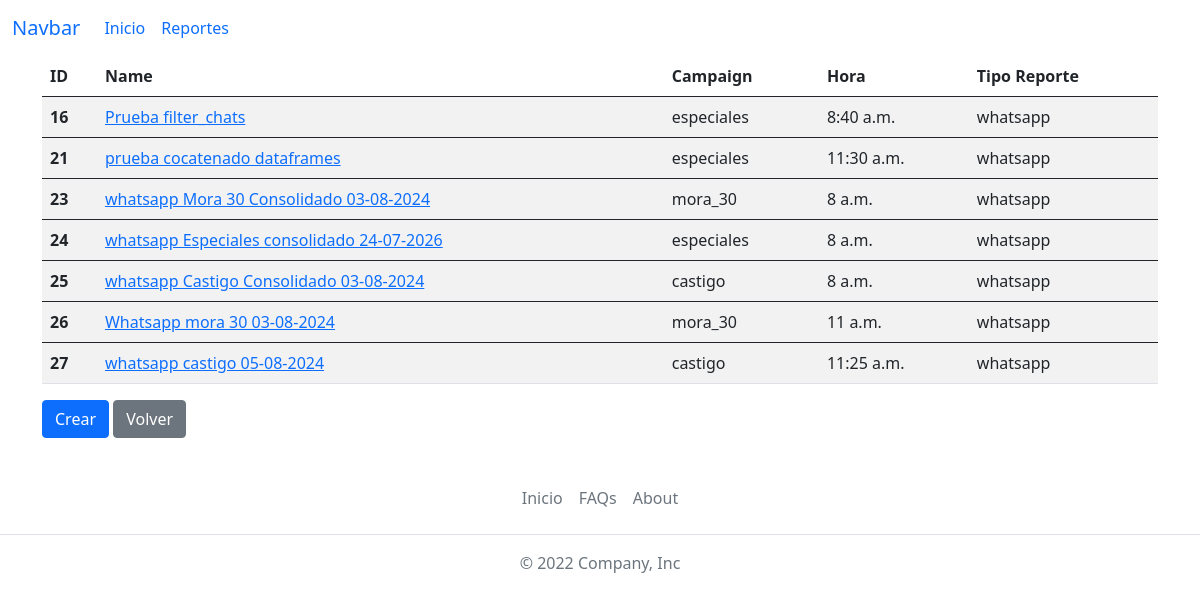
The app's page /reportes/whatsapp, older data.
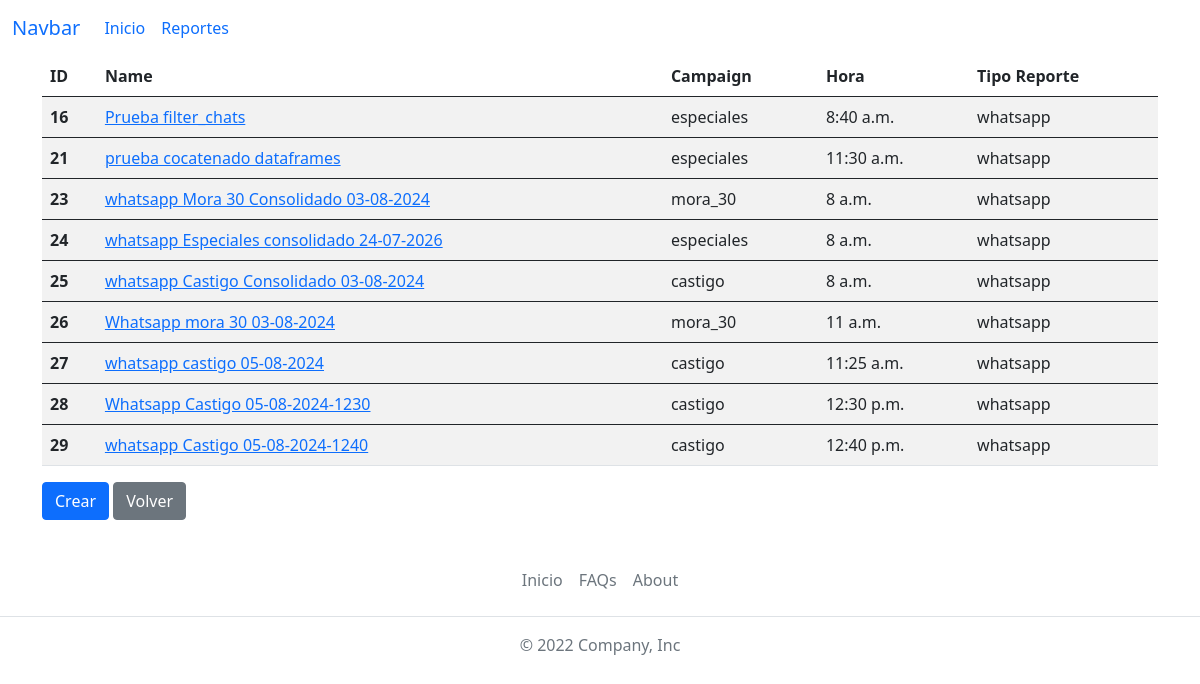
The same page, newer data.
### reportes/models.py (models this page shows, shortened)
class Reporte(models.Model):
    campaigns_list = (
        ('mora_30', 'MORA 30'),
        ('especiales', 'ESPECIALES'),
        ('castigo', 'CASTIGO'),
    )
    name = models.CharField(max_length=100)
    campaign = models.CharField(max_length=15, choices=campaigns_list)
    chats_file = models.FileField(upload_to='files/upload/chats/')
    numero_inicio = models.CharField(max_length=10)
    numero_final = models.CharField(max_length=10)
    hora = models.TimeField()
    report_type = models.ForeignKey(
        TipoReporte, on_delete=models.CASCADE, to_field='name')
    created_at = models.DateTimeField(auto_now_add=timezone.now)

class TipoReporte(models.Model):
    name = models.CharField(max_length=50, unique=True)
    created_at = models.DateTimeField(auto_now_add=timezone.now)
    def __str__(self):
        return self.name

### reportes/views.py (the view)
# urls.py: path('<str:tipo_reporte_name>', views.reporte, name='reporte'),
def reporte(request, tipo_reporte_name):
    reportes = models.Reporte.objects.filter(report_type=tipo_reporte_name)
    report_type = models.TipoReporte.objects.get(name=tipo_reporte_name)
    return render(
        request,
        'reportes.html',
        context={
            'reportes': reportes,
            'report_type': report_type,
        }
    )

### reportes/templates/reportes.html
{% extends 'base.html' %}
{% block content %}
<div class="container">
    <table class="table table-striped table-hover">
        <thead>
            <tr>
                <th scope="col">ID</th>
                <th scope="col">Name</th>
                <th scope="col">Campaign</th>
                <th scope="col">Hora</th>
                <th scope="col">Tipo Reporte</th>
            </tr>
        </thead>
        {% for reporte in reportes %}
        <tbody>
            <tr>
                <th scope="row">{{ reporte.id }}</th>
                <td>
                    <a class="icon-link" href="{% url 'reportes:reporte_detalle' report_type.name reporte.id %}">
                        {{ reporte.name }}
                    </a>
                </td>
                <td>{{ reporte.campaign }}</td>
                <td>{{ reporte.hora }}</td>
                <td>{{ reporte.report_type }}</td>
            </tr>
        </tbody>
        {% endfor %}
    </table>
    <a class="btn btn-primary" href="{% url 'reportes:crear' report_type.name %}" role="button">Crear</a>
    <a class="btn btn-secondary" href="{% url 'reportes:index' %}" role="button">Volver</a>
</div>
{% endblock %}

### templates/base.html (shortened to what this page needs)
<!DOCTYPE html>
<html lang="en">
<head>
    <link href="https://cdn.jsdelivr.net/npm/bootstrap@5.0.2/dist/css/bootstrap.min.css" rel="stylesheet"
>
</head>
<body>
    <header>
        <nav class="navbar navbar-expand-lg bg-body-tertiary">
            <div class="container-fluid">
              <a class="navbar-brand" href="#">Navbar</a>
              <div class="collapse navbar-collapse" id="navbarNavAltMarkup">
                <div class="navbar-nav">
                  <a class="nav-link active" aria-current="page" href="{% url "home" %}">Inicio</a>
                  <a class="nav-link" href="{% url "reportes:index" %}">Reportes</a>
                </div>
              </div>
            </div>
          </nav>
    </header>
    {% block content %}
    {% endblock %}
    <footer class="py-3 my-4">
        <ul class="nav justify-content-center border-bottom pb-3 mb-3">
            <li class="nav-item"><a href="{% url "home" %}" class="nav-link px-2 text-muted">Inicio</a></li>
            <li class="nav-item"><a href="#" class="nav-link px-2 text-muted">FAQs</a></li>
            <li class="nav-item"><a href="#" class="nav-link px-2 text-muted">About</a></li>
        </ul>
        <p class="text-center text-muted">© 2022 Company, Inc</p>
    </footer>
</body>
</html>

Row changes from the older to the newer data that the page shows:
added Reporte: id "28", name "Whatsapp Castigo 05-08-2024-1230", campaign "castigo", hora "12:30 p.m.", report_type "whatsapp"
added Reporte: id "29", name "whatsapp Castigo 05-08-2024-1240", campaign "castigo", hora "12:40 p.m.", report_type "whatsapp"
